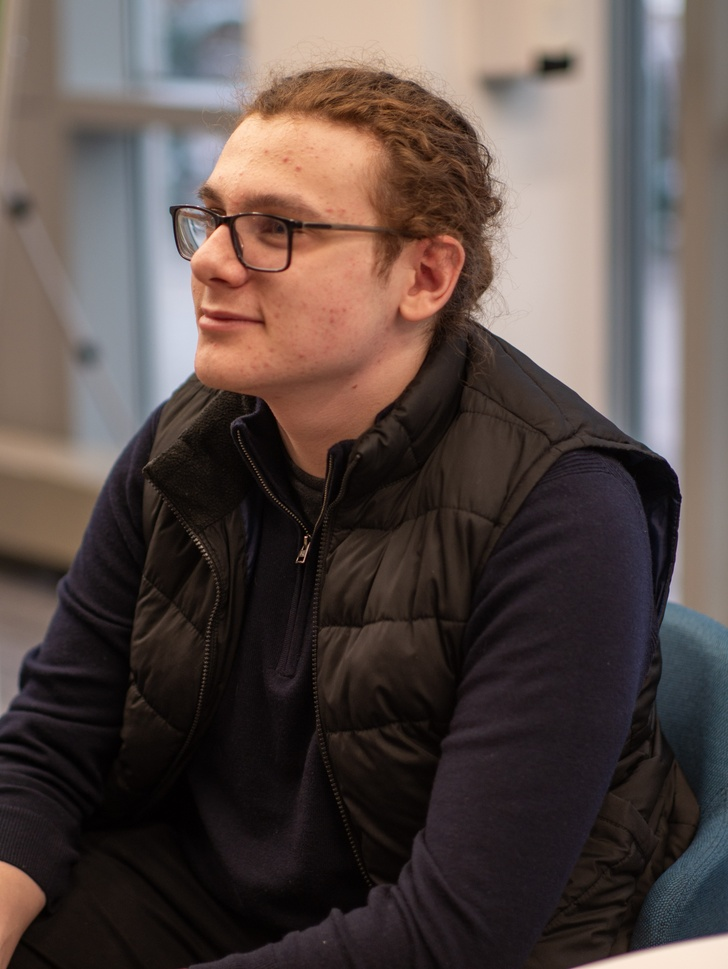
#> input picture experiments/P1050612_edited.jpg, 728 x 969 px, shrunk from 3448 x 4592 before the run, found by its file name
$ python image-process.py
#> lines starting #> are read from the running program, lines starting #| are printed output that depends on the picture; after the words box and inside, x2 and y2 are one past the last pixel; in counts of white or black regions, pixels touching at a corner belong together; long printed decimals are rounded
# Algorithm used here: https://paulbourke.net/miscellaneous/focuspeaking/

import numpy as np
import skimage as ski

# Read image
img = ski.io.imread("P1050612_edited.jpg")
#> img is the input picture: shape (969, 728, 3); mean R, G, B 87.9, 74.9, 70.8

# Grayscale
# TODO(mabay): Ensure image is rgb
gray = ski.color.rgb2gray(img)
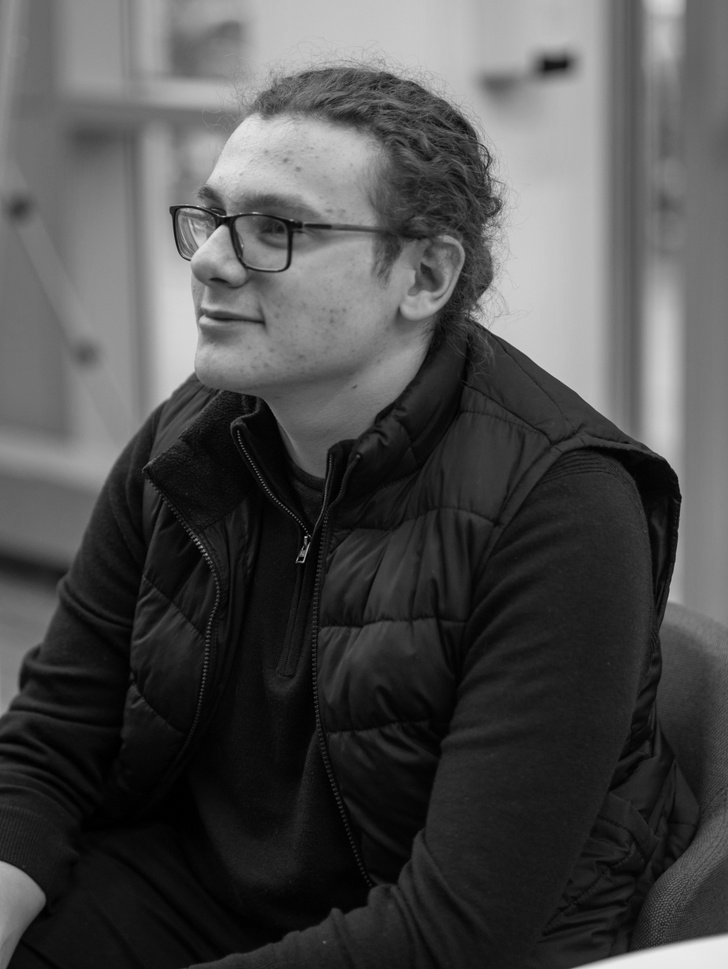
#> gray: shape (969, 728) float64; min 0.000833, max 0.929, mean 0.303

# Gaussian
gauss_blur = ski.filters.gaussian(gray, sigma=0.4)

# Edge Detection [(sobel or roberts); chosen: sobel]
edges = ski.filters.sobel(gray)
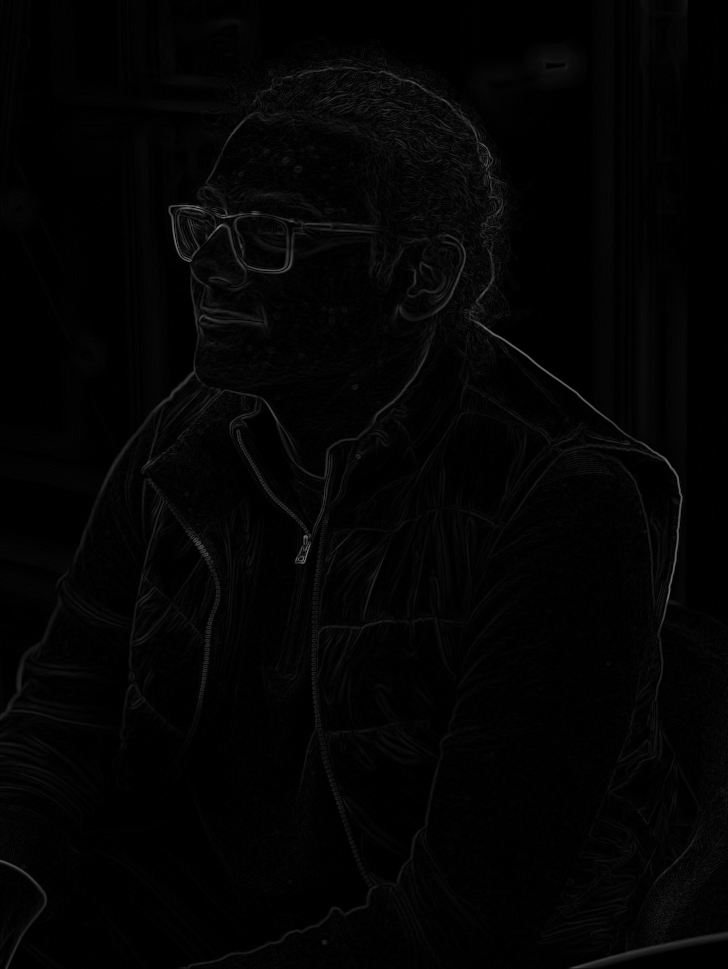
#> edges: shape (969, 728) float64; min 0, max 0.492, mean 0.0157
print("Edge min:", edges.min())
#| Edge min: 0.0
print("Edge max:", edges.max())
#| Edge max: 0.4917

# Threshold
threshold = 0.1
mask = edges > (threshold * edges.max())
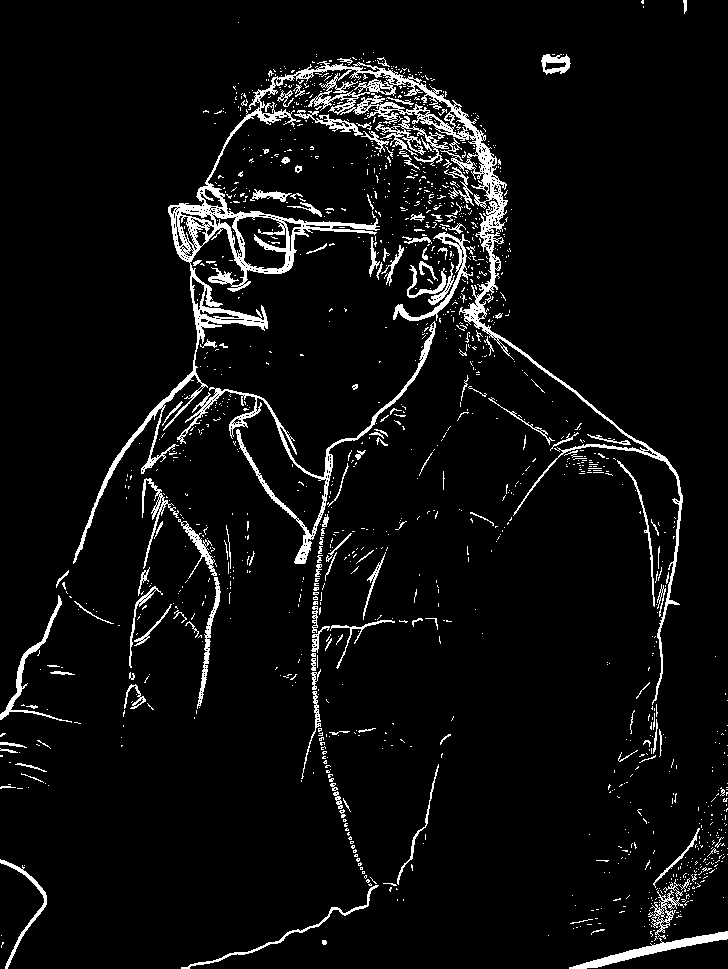
#> mask: shape (969, 728) bool; 5.7% white; 1379 white regions (1227 under 20 px), largest, box (x1, y1, x2, y2) and area: (73, 61, 683, 705) 16331, (177, 321, 436, 564) 2988, (569, 931, 728, 969) 1236

# Apply to original image
img[mask, 0] = 0
img[mask, 1] = 255
img[mask, 2] = 0
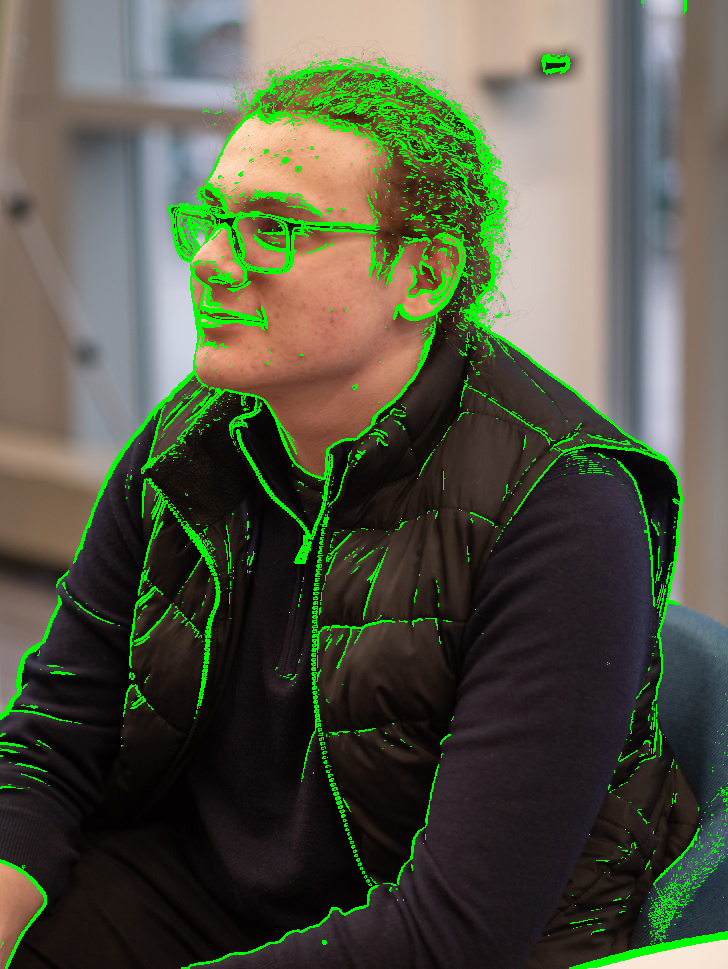
#> img: shape (969, 728, 3); mean R, G, B 82.2, 85.2, 67.2

# Save image
ski.io.imsave("final.jpg", img)
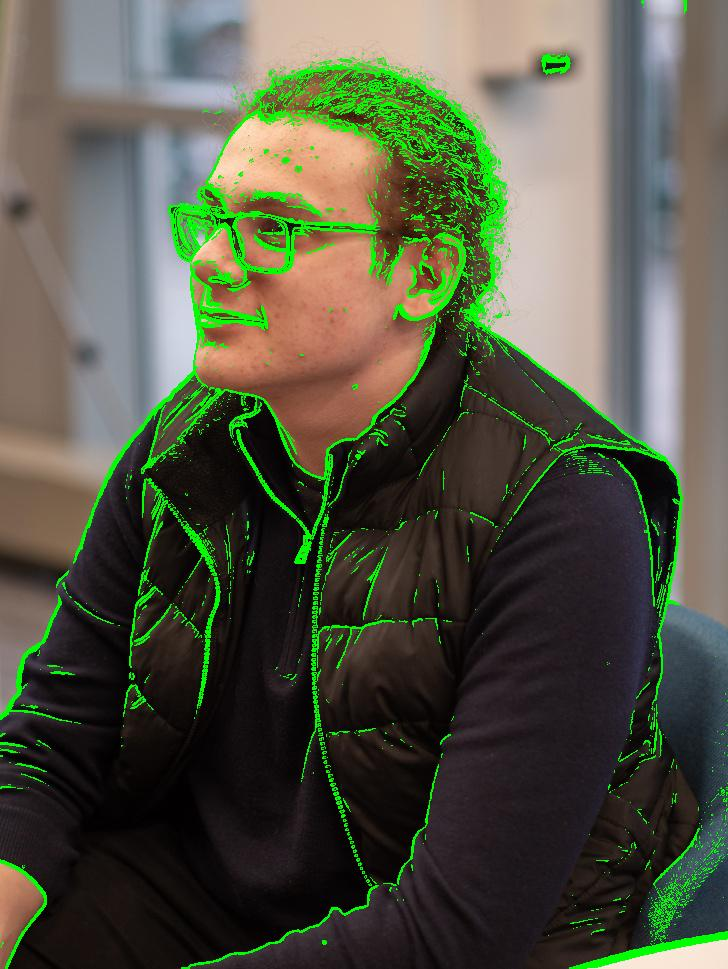
#> saved as final.jpg: shape (969, 728, 3); mean R, G, B 82.7, 85.2, 68.1
print("Final saved")
